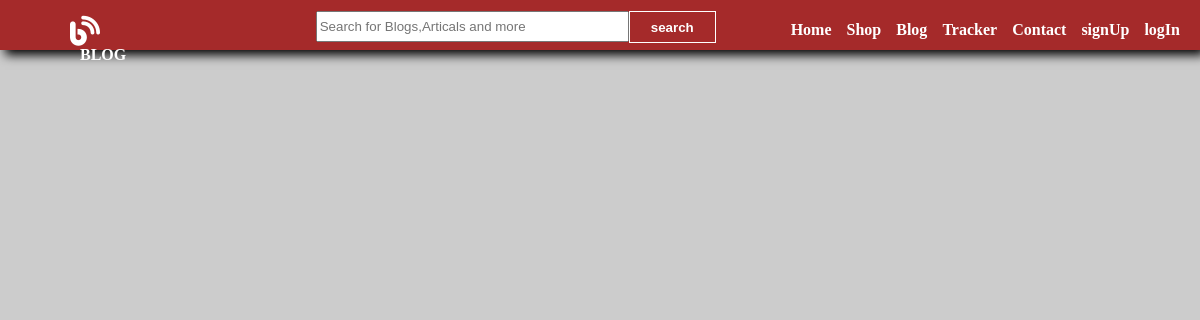
Before: /blog/userContentDetails/10 with the older database file.
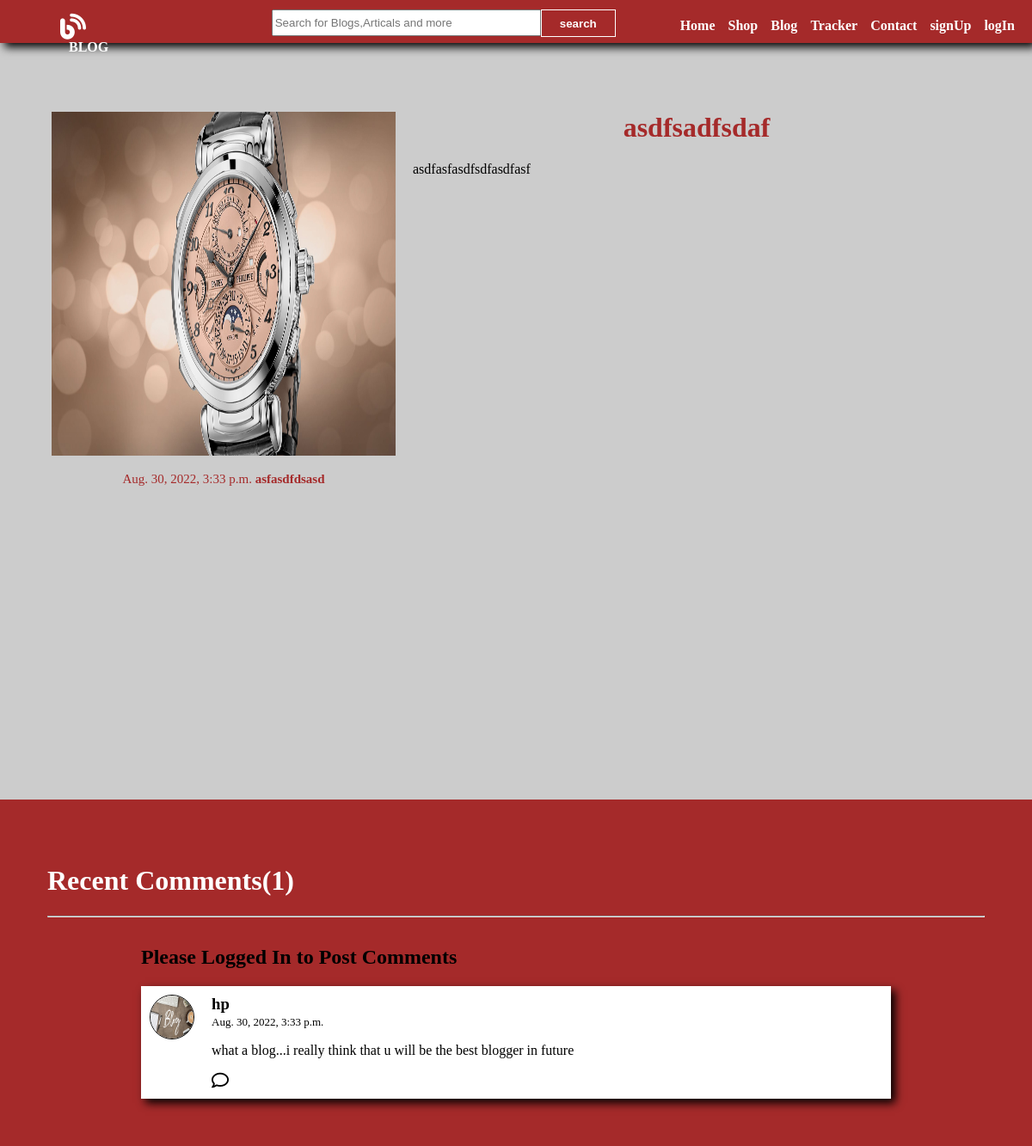
After: the same page with the newer database file.
### blog/models.py (models this page shows, shortened)
class PublishBlog(models.Model):
    publish_id= models.AutoField
    Author_Name = models.CharField(max_length=50)
    Blogger_Email = models.CharField(max_length=50)
    Blogger_Title = models.CharField(max_length=80)
    Blogger_Content = models.CharField(max_length=5000000)
    Blog_Image = models.ImageField(upload_to='shop/image',default='')
    Blog_Date = models.DateTimeField(auto_now=True)
    def __str__(self):
        return self.Blogger_Title

class Publish_Comments(models.Model):
    Sno = models.AutoField(primary_key = True)
    Product_Id = models.CharField(max_length=1000)
    Reply_id = models.IntegerField()   #this can store the parent comment Sno
    Post_Comment_On_User_Blog = models.ForeignKey(PublishBlog, on_delete=models.CASCADE)
    Comment = models.TextField(max_length=500)
    User = models.ForeignKey(User,on_delete=models.CASCADE)
    Parent = models.ForeignKey('self',on_delete=models.CASCADE,null = True)
    Commment_Date = models.DateTimeField(auto_now=True)

### blog/views.py (the view)
# urls.py: path("userContentDetails/<int:myid>",views.show_user_blog_details,name='viewblogs'),
def show_user_blog_details(request,myid):
    parti_blog = PublishBlog.objects.filter(id=myid)
    print("jsdfkjs;kljaslfjlsdk;lsjf", parti_blog)
    show_comment = Publish_Comments.objects.filter(Product_Id=myid, Parent=None)
    show_reply = Publish_Comments.objects.filter(Product_Id=myid).exclude(Parent=None)  # show_reply variable me only reply store honge means jha jha pr parent none hoga wo wala reply yha store hoga
    print("show reply", show_reply)
    print("show comment", type(show_comment))
    params = {"particular_blog": parti_blog, "show_comment": show_comment,"show_reply":show_reply}
    return render(request,'blog/userContentDetails.html',params)

### blog/templates/blog/userContentDetails.html (shortened to what this page needs)
{% extends 'blog/basic.html' %}
{% block body%}
{% load static %}
{% for blog_view in particular_blog %}
    <div id="contentdetails_container">
        <p>
            <div id="contentdetails_pic">
                <img class=contentdetails_pic_image src="/media/{{blog_view.Blog_Image}}">
                <p style="font-size:15px;color:brown;">{{blog_view.Blog_Date}} <span id="contentdetails_author">{{blog_view.Author_Name}}</span><span style="display:none" id="show_id">{{blog_view.id}}</span></p>
            </div>
            <div id="contentdetails_text">
                <center><h1 style="color:brown;">{{blog_view.Blogger_Title}}</h1></center>
            </div>
            {{blog_view.Blogger_Content}}
        </p>
    </div>
    <div id="comment_container">
        <h1 style="color:white;">Recent Comments(<span id="comment_count"></span>)</h1>
        <hr>
        <div id="post_comment_container">
            {% if user.is_authenticated %}
                <form action="/blog/publishcomment" method="post">{% csrf_token %}
                    <div style="display:flex;">
                        <input type="hidden" value="" name="product_comment_id" class="product_comment_id" >
                        <label><img class="user-comment-image" src="{% static 'blog/blog1.jpg' %}"></label> <input type="text" placeholder="Add a comment.." id="comment_text" name="comment_text" required>
                        <input id="post_comment" type="submit" value="Post">
                    </div>
                </form>
            {% else %}
            <h2>Please Logged In to Post Comments</h2>
            {% endif %}
        </div>
        <div id="disp_comment_container">
            {% for comment in show_comment %}
                <div class="show_comment">
                    <div class="user-comment-div">
                        <img class="user-comment-image" src="{% static 'blog/blog1.jpg' %}">
                    </div>
                    <div style="margin:0px;">
                        <h3 style="margin:0px;">{{comment.User.username}}</h3>
                        <span style="font-size:13px;">{{comment.Commment_Date}}<span style="display:none;">{{comment.Sno}}</span></span>
                        <p>{{comment.Comment}}</p>
                        <div class="reply_button" onclick="reply({{forloop.counter}})">
                            <i class="fa-regular fa-comment"></i>
                        </div>
                    </div>
                </div>
            {% endfor %}
        </div>
    </div>
{% endfor %}
{% endblock %}

### blog/templates/blog/basic.html (shortened to what this page needs)
<!DOCTYPE html>
<html lang="en">
<head>
    <link rel="stylesheet" href="https://cdnjs.cloudflare.com/ajax/libs/font-awesome/6.1.2/css/all.min.css" />
</head>
<body>
<div id="navigation_header">
     <ul id="navigation_ul">
         <li style="margin:-5px 150px 0px 0px;">
             <i class="fa-solid fa-blog"></i>
             <span style="color:white;font-weight:bold;margin:0px 10px 0px 10px;">BLOG</span>
         </li>
         <li>
          <form action="search" method="GET" id="search_blog_form">
            <input type="text" class="write_search_blog" name="search" placeholder="Search for Blogs,Articals and more" required/>
            <input type="submit" id="search_blog" value="search" />
          </form>
        </li>
            <li class="nav-item" style="margin-left:60px;">
              <a class="nav-link active" aria-current="page" href="/">Home</a>
            </li>
            <li class="nav-item">
              <a class="nav-link active" aria-current="page" href="/shop/item">Shop</a>
            </li>
            <li class="nav-item">
              <a class="nav-link" href="/blog/content">Blog</a>
            </li>
            <li class="nav-item">
              <a class="nav-link" href="/shop/tracker">Tracker</a>
            </li>
            <li class="nav-item">
              <a class="nav-link" href="/shop/contacts">Contact</a>
            </li>
         {% if user.is_authenticated %}
            <li class="nav-link" id="username_disp" onclick="dropdown()">
             {{request.user}}<i class="fa-solid fa-caret-down" style="margin-left:5px;"></i>
                <div id="dropdown">
                        <a id="dropdown_anchor" href="/blog/logout">logOut</a>
                </div>
            </li>
            {% else %}
                <li class="nav-link" class="signup_button" onclick="signup()">signUp</li>
                <li class="nav-link" class="login_button" onclick="login()">logIn</li>
         {% endif %}
     </ul>
</div>
{% block body %}{% endblock%}
</body>
</html>

Changed rows visible on the page:
added PublishBlog: Blog_Image (picture), Blog_Date "Aug. 30, 2022, 3:33 p.m.", Author_Name "asfasdfdsasd", Blogger_Title "asdfsadfsdaf", Blogger_Content "asdfasfasdfsdfasdfasf"
added Publish_Comments: User.username "hp", Commment_Date "Aug. 30, 2022, 3:33 p.m.", Comment "what a blog...i really think that u will be the best blogger in future"
